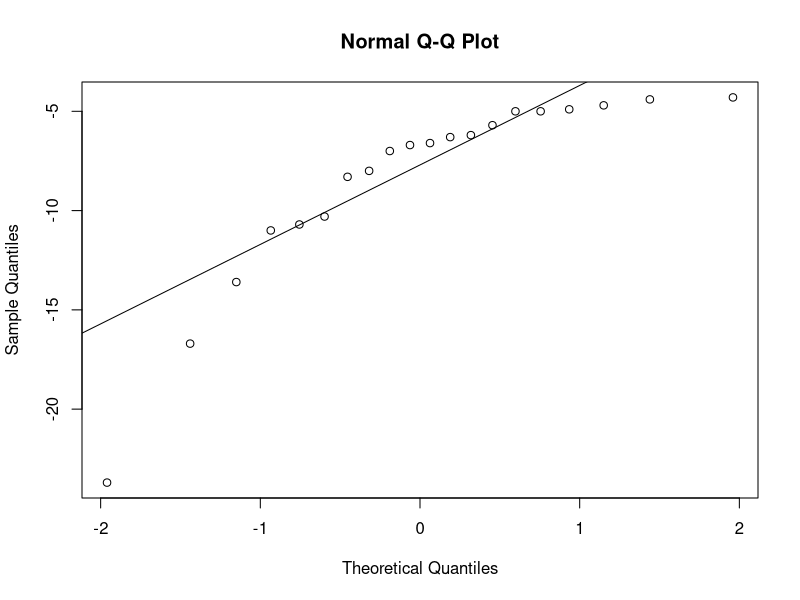
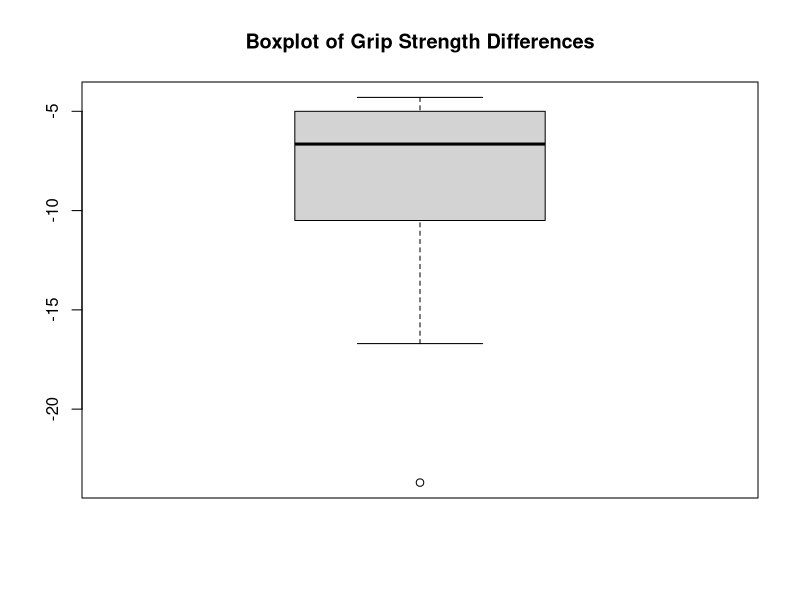
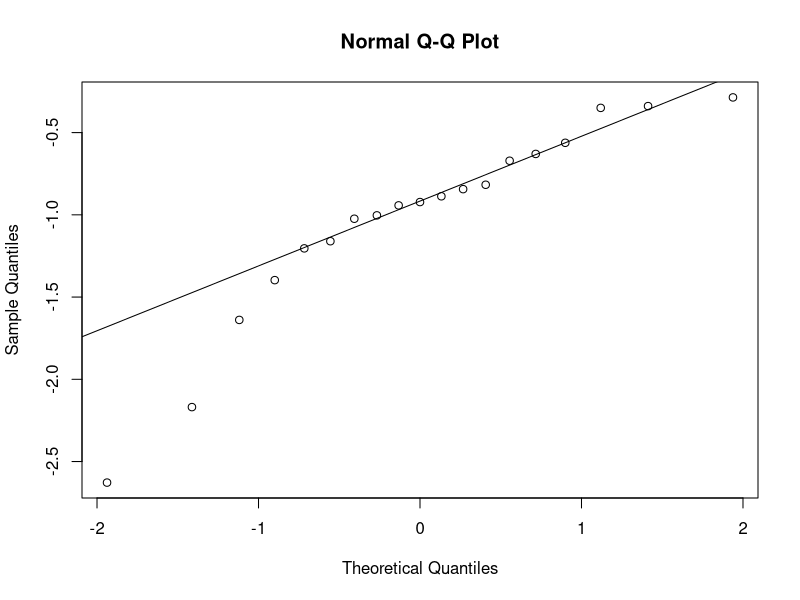

The R script that drew these images, in order:
# Load necessary libraries
library(ggplot2)

# Read data (assuming it is a TSV file)
df <- read.table("Assignment02_grip_strength.tsv", header=TRUE, sep="\t")

# Calculate difference in grip strength
df$diff <- df$baseline - df$measured_6weekslater

# Shapiro-Wilk test for normality
shapiro.test(df$diff)

# Q-Q plot for normality check
qqnorm(df$diff)
qqline(df$diff)

# Boxplot to detect outliers
boxplot(df$diff, main="Boxplot of Grip Strength Differences")

# Perform paired t-test
t_test_result <- t.test(df$baseline, df$measured_6weekslater, paired=TRUE)
t_test_result$p.value

# Perform Wilcoxon Signed-Rank Test
wilcox.test(df$baseline, df$measured_6weekslater, paired=TRUE)


# Remove rows where baseline or measured_6weekslater is zero or negative
df <- df[df$baseline > 0 & df$measured_6weekslater > 0, ]

# Remove missing values
df <- na.omit(df)

# Apply log transformation
df$log_baseline <- log(df$baseline)
df$log_measured_6weekslater <- log(df$measured_6weekslater)
df$log_diff <- df$log_baseline - df$log_measured_6weekslater

# Normality check on log-transformed differences
shapiro.test(df$log_diff)

# Q-Q plot for log-transformed differences
qqnorm(df$log_diff)
qqline(df$log_diff)

# Perform paired t-test on log-transformed data
t.test(df$log_baseline, df$log_measured_6weekslater, paired=TRUE)
